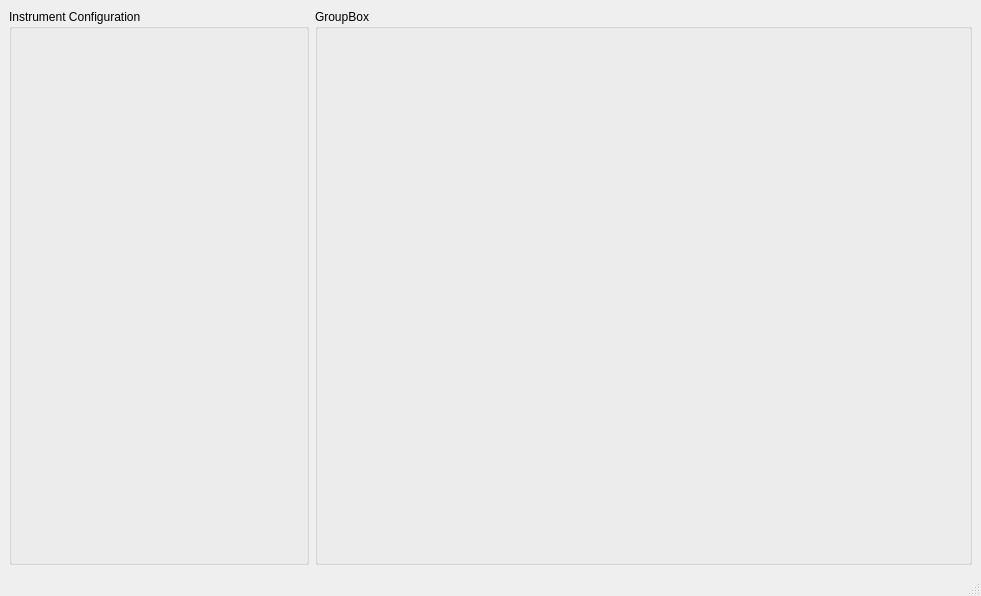
<?xml version="1.0" encoding="UTF-8"?>
<ui version="4.0">
 <class>MainWindow</class>
 <widget class="QMainWindow" name="MainWindow">
  <property name="geometry">
   <rect>
    <x>0</x>
    <y>0</y>
    <width>981</width>
    <height>596</height>
   </rect>
  </property>
  <property name="windowTitle">
   <string>MainWindow</string>
  </property>
  <widget class="QWidget" name="centralwidget">
   <layout class="QHBoxLayout" name="horizontalLayout">
    <item>
     <widget class="QGroupBox" name="instrumentGroupbox">
      <property name="minimumSize">
       <size>
        <width>220</width>
        <height>0</height>
       </size>
      </property>
      <property name="maximumSize">
       <size>
        <width>300</width>
        <height>16777215</height>
       </size>
      </property>
      <property name="title">
       <string>Instrument Configuration</string>
      </property>
      <layout class="QVBoxLayout" name="verticalLayout">
       <item>
        <layout class="QVBoxLayout" name="instrumentsLayout"/>
       </item>
      </layout>
     </widget>
    </item>
    <item>
     <widget class="QGroupBox" name="groupBox_2">
      <property name="title">
       <string>GroupBox</string>
      </property>
      <layout class="QVBoxLayout" name="verticalLayout_3">
       <item>
        <layout class="QVBoxLayout" name="plotsLayout"/>
       </item>
      </layout>
     </widget>
    </item>
   </layout>
  </widget>
  <widget class="QMenuBar" name="menubar">
   <property name="geometry">
    <rect>
     <x>0</x>
     <y>0</y>
     <width>981</width>
     <height>21</height>
    </rect>
   </property>
  </widget>
  <widget class="QStatusBar" name="statusbar"/>
 </widget>
 <resources/>
 <connections/>
</ui>
